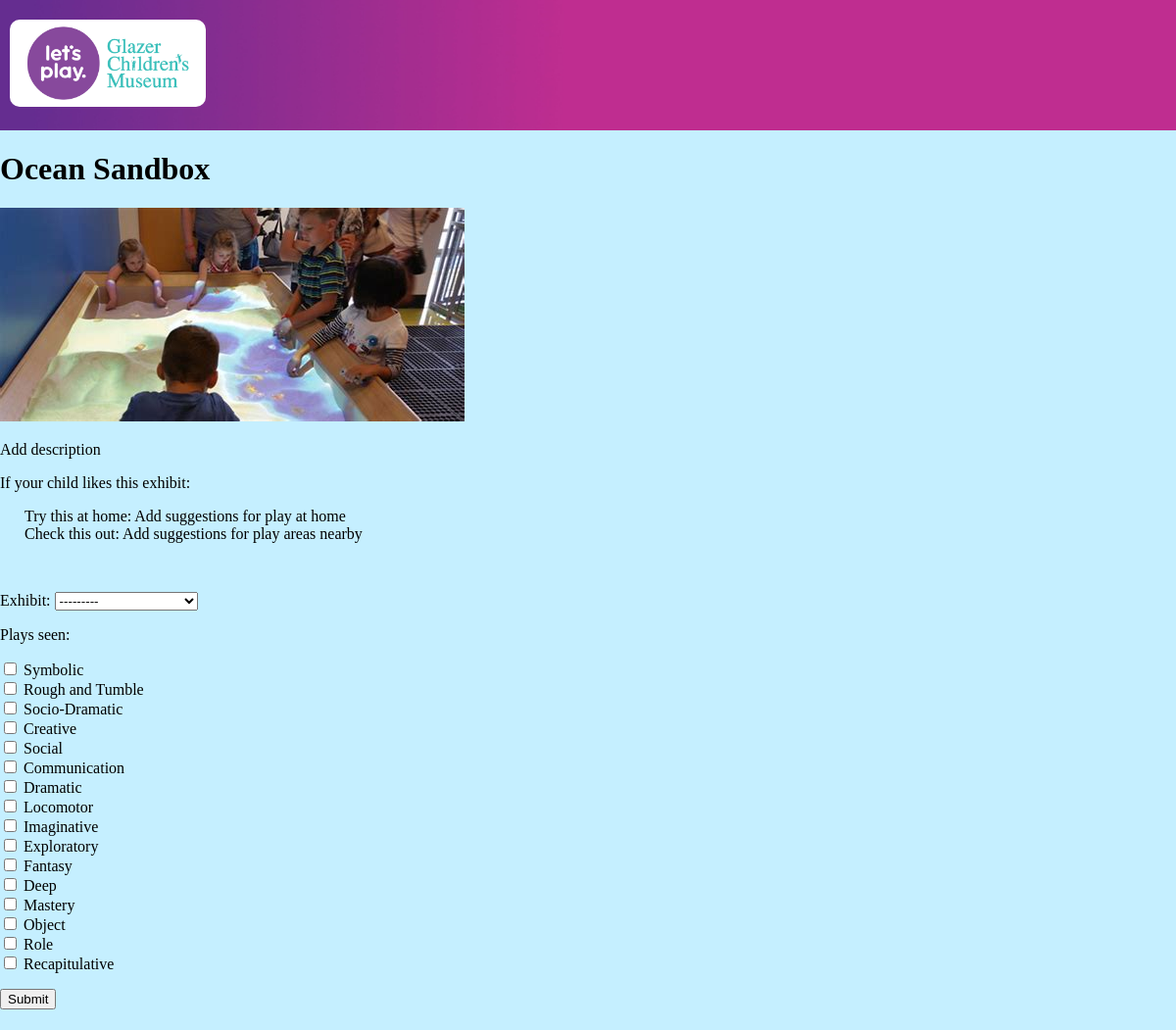
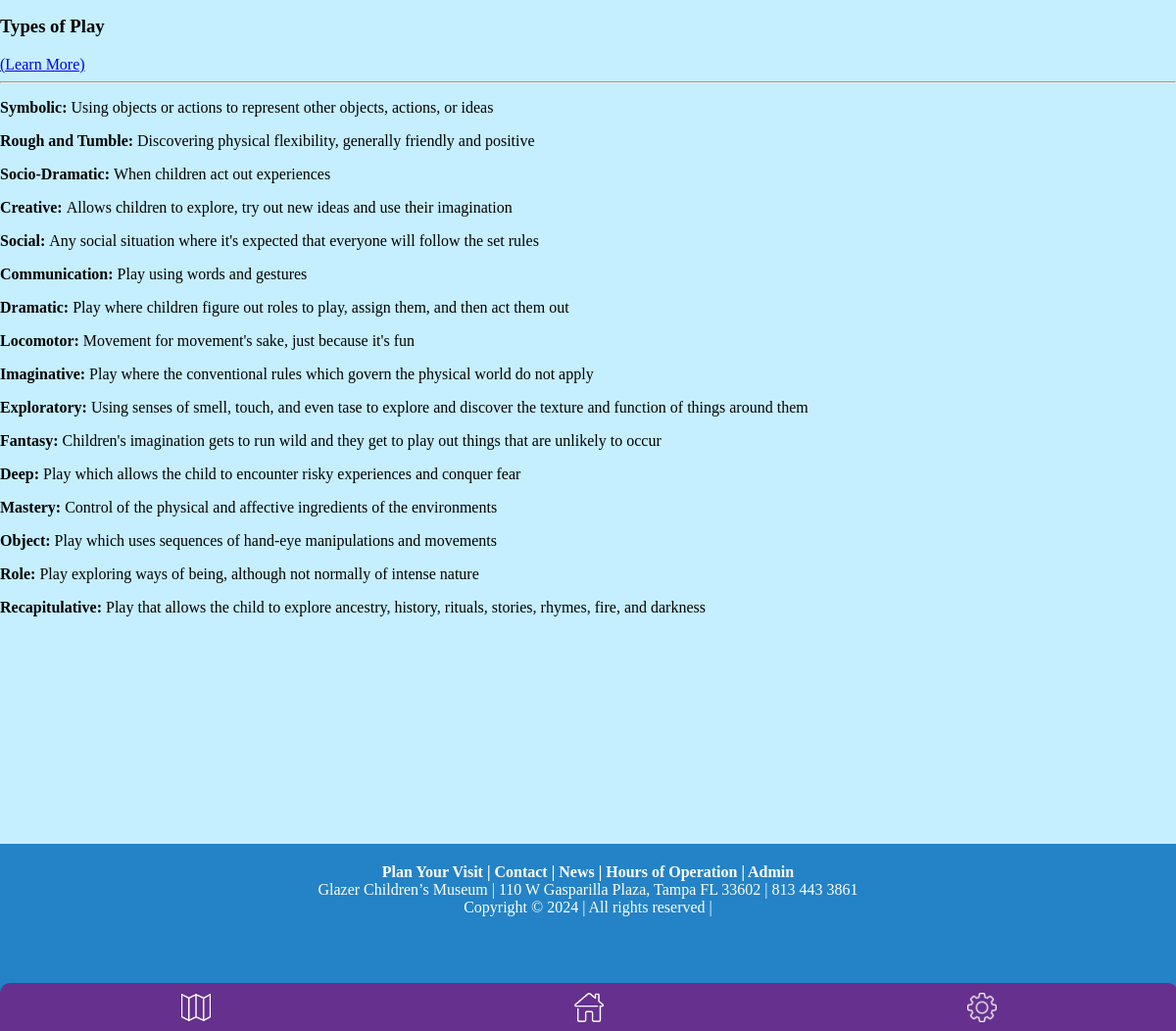
Page /exhibit/18/ on the committed database (2 pictures, top to bottom).
### core/models.py (models this page shows)
class Exhibit(models.Model):
    name = models.CharField(max_length=200)
    description = models.TextField()
    img = models.ImageField()
    home_sugg = models.TextField()
    outdoor_sugg = models.TextField()
    updated = models.DateTimeField(auto_now=True)
    created = models.DateTimeField(auto_now_add=True)
    class Meta:
        ordering = ['-updated', '-created']
    def __str__(self):
        return self.name

class Play(models.Model):
    name = models.CharField(max_length=200)
    description = models.TextField(null=True, blank=True)
    updated = models.DateTimeField(auto_now=True)
    created = models.DateTimeField(auto_now_add=True)
    def __str__(self):
        return self.name

### core/views.py (the view)
# urls.py: path('exhibit/<str:pk>/', views.exhibit, name="exhibit"),
def exhibit(request, pk):
    exhibit = Exhibit.objects.get(id=pk)
    form = DataForm()
    play = Play.objects.all()  # Assuming you want to list all play types in the form
    if request.method == 'POST':
        form = DataForm(request.POST)
        if form.is_valid():
            form.save()
            return redirect('exhibit', pk=pk)  # Redirect to the same page to show a success message or similar
    context = {'exhibit': exhibit, 'form': form, 'play': play}
    return render(request, 'core/exhibit.html', context)

### core/forms.py
class DataForm(ModelForm):
    class Meta:
        model = Data
        fields = '__all__'
    plays_seen = forms.ModelMultipleChoiceField(
        queryset=Play.objects.all(),
        widget=forms.CheckboxSelectMultiple
    )

### core/templates/core/exhibit.html (shortened to what this page needs)
{% extends 'main.html' %}
{% block content%}
<h1>{{exhibit.name}}</h1>
<img src="{{ exhibit.img.url }}" style="max-width: 100%; max-height: 500px; height: auto;">
<p>{{exhibit.description}}</p>
<p>If your child likes this exhibit:</p>
<p style="margin-left: 25px;">
    Try this at home: {{exhibit.home_sugg}}
    <br>
    Check this out: {{exhibit.outdoor_sugg}}
</p>
<br />
<div>
    <form method="POST" action="{% url 'send-data' %}">
        {{form.as_p}}
        <input type="submit" value="Submit" />
    </form>
</div>
<br />
<div>
    <h3>Types of Play</h3> <a href="{% url 'play-info' %}">(Learn More)</a>
    <hr>
    {% for play in play %}
        <div>
            <p><b>{{play.name}}: </b>{{play.description}}</p>
    {% endfor %}
</div>
{% endblock content %}

### static/css/main.css (style rules this page uses)
body { margin: 0; background: #c5efff; }

### rows in the picture
Exhibit: name "Ocean Sandbox", img (picture), description "Add description", home_sugg "Add suggestions for play at home", outdoor_sugg "Add suggestions for play areas nearby"
Play: name "Symbolic", description "Using objects or actions to represent other objects, actions, or ideas"
Play: name "Rough and Tumble", description "Discovering physical flexibility, generally friendly and positive"
Play: name "Socio-Dramatic", description "When children act out experiences"
Play: name "Creative", description "Allows children to explore, try out new ideas and use their imagination"
Play: name "Social", description "Any social situation where it's expected that everyone will follow the set rules"
Play: name "Communication", description "Play using words and gestures"
Play: name "Dramatic", description "Play where children figure out roles to play, assign them, and then act them out"
Play: name "Locomotor", description "Movement for movement's sake, just because it's fun"
Play: name "Imaginative", description "Play where the conventional rules which govern the physical world do not apply"
Play: name "Exploratory", description "Using senses of smell, touch, and even tase to explore and discover the texture and function of things around them"
Play: name "Fantasy", description "Children's imagination gets to run wild and they get to play out things that are unlikely to occur"
Play: name "Deep", description "Play which allows the child to encounter risky experiences and conquer fear"
Play: name "Mastery", description "Control of the physical and affective ingredients of the environments"
Play: name "Object", description "Play which uses sequences of hand-eye manipulations and movements"
Play: name "Role", description "Play exploring ways of being, although not normally of intense nature"
Play: name "Recapitulative", description "Play that allows the child to explore ancestry, history, rituals, stories, rhymes, fire, and darkness"
